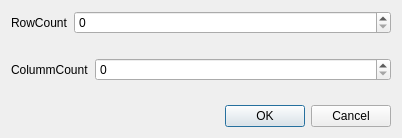
<?xml version="1.0" encoding="UTF-8"?>
<ui version="4.0">
 <class>SelectDialog</class>
 <widget class="QDialog" name="SelectDialog">
  <property name="geometry">
   <rect>
    <x>0</x>
    <y>0</y>
    <width>402</width>
    <height>138</height>
   </rect>
  </property>
  <property name="windowTitle">
   <string>Dialog</string>
  </property>
  <layout class="QVBoxLayout" name="verticalLayout">
   <item>
    <layout class="QFormLayout" name="formLayout">
     <item row="0" column="0">
      <widget class="QLabel" name="label">
       <property name="text">
        <string>RowCount</string>
       </property>
      </widget>
     </item>
     <item row="0" column="1">
      <widget class="QSpinBox" name="rowCountspinBox"/>
     </item>
    </layout>
   </item>
   <item>
    <layout class="QFormLayout" name="formLayout_2">
     <item row="0" column="0">
      <widget class="QLabel" name="label_2">
       <property name="text">
        <string>ColummCount</string>
       </property>
      </widget>
     </item>
     <item row="0" column="1">
      <widget class="QSpinBox" name="colummCountspinBox"/>
     </item>
    </layout>
   </item>
   <item>
    <widget class="QDialogButtonBox" name="buttonBox">
     <property name="standardButtons">
      <set>QDialogButtonBox::Cancel|QDialogButtonBox::Ok</set>
     </property>
    </widget>
   </item>
  </layout>
 </widget>
 <resources/>
 <connections/>
</ui>
